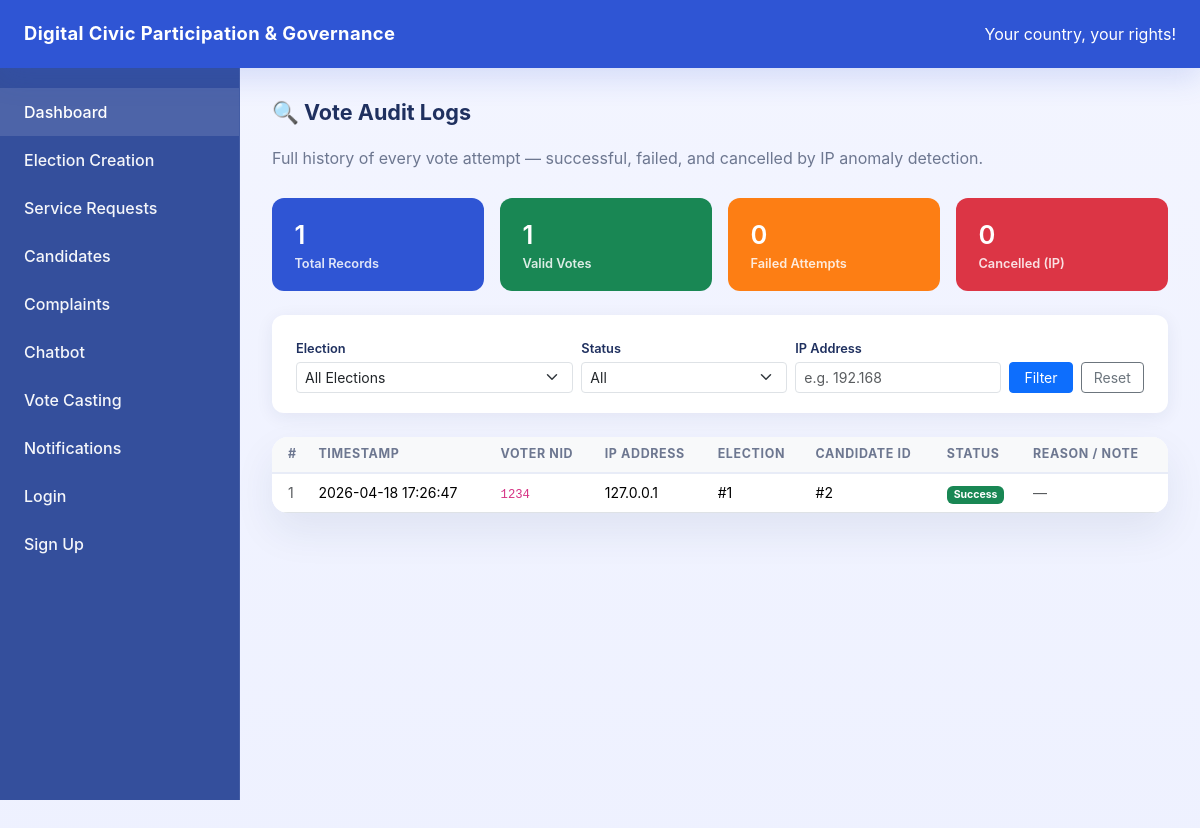
/admin/audit-logs (signed in), run on the app's committed database.
### models/audit_log.py (models this page shows)
class AuditLog(db.Model):
    __tablename__ = "audit_log"
    id            = db.Column(db.Integer, primary_key=True)
    voter_nid     = db.Column(db.String(20), db.ForeignKey("voter.NID"), nullable=True)
    election_id   = db.Column(db.Integer,    db.ForeignKey("election_creation.id"), nullable=True)
    candidate_id  = db.Column(db.Integer,    db.ForeignKey("voting_option.id"), nullable=True)
    ip_address    = db.Column(db.String(64),  nullable=False)
    status        = db.Column(db.String(16),  nullable=False)   # "success" | "failed"
    fail_reason   = db.Column(db.String(200), nullable=True)    # populated only on failure
    cancelled     = db.Column(db.Boolean,     default=False, nullable=False)
    timestamp     = db.Column(db.DateTime,    default=datetime.utcnow, nullable=False)

### routes/audit_log.py (the view)
@audit_bp.route("/audit-logs")
def audit_logs():
    guard = admin_required()
    if guard:
        return guard
    filter_election = request.args.get("election_id", type=int)
    filter_status   = request.args.get("status", "")
    filter_ip       = request.args.get("ip", "").strip()
    query = AuditLog.query.order_by(AuditLog.timestamp.desc())
    if filter_election:
        query = query.filter_by(election_id=filter_election)
    if filter_status in ("success", "failed"):
        query = query.filter_by(status=filter_status)
    if filter_ip:
        query = query.filter(AuditLog.ip_address.like(f"%{filter_ip}%"))
    logs      = query.all()
    elections = ElectionCreation.query.order_by(ElectionCreation.title).all()
    ip_counts = {}
    for log in logs:
        if log.status == "success" and not log.cancelled:
            ip_counts[log.ip_address] = ip_counts.get(log.ip_address, 0) + 1
    flagged_ips = {ip for ip, count in ip_counts.items() if count > 10}
    return render_template(
        "audit_logs.html",
        logs=logs,
        elections=elections,
        filter_election=filter_election,
        filter_status=filter_status,
        filter_ip=filter_ip,
        flagged_ips=flagged_ips,
        ip_counts=ip_counts,
    )

### app.py (called while the page is built)
@app.context_processor
def inject_notification_count():
    unread_notification_count = 0
    voter_id = session.get("user_id")
    if voter_id:  # added
        from models.notification import Notification
        unread_notification_count = Notification.query.filter_by(
            voter_id=voter_id,
            is_read=False
        ).count()
    return dict(unread_notification_count=unread_notification_count)

### routes/audit_log.py (called while the page is built)
def admin_required():
    from models.voters import Voter
    voter_id = session.get("user_id")
    if not voter_id:
        return redirect("/auth/login")
    voter = Voter.query.get(voter_id)
    if not voter or voter.role != "admin":
        return redirect("/")
    return None

### templates/audit_logs.html (shortened to what this page needs)
{% extends "base.html" %}
{% block content %}
<h2 class="section-title">🔍 Vote Audit Logs</h2>
<p class="page-intro">Full history of every vote attempt — successful, failed, and cancelled by IP anomaly detection.</p>
<div class="row g-3 mb-4">
    <div class="col-6 col-md-3">
        <div class="stat-card" style="background:#2f55d4;">
            <div style="font-size:1.6rem;">{{ logs | length }}</div>
            <div style="font-size:0.8rem; opacity:.85;">Total Records</div>
        </div>
    </div>
    <div class="col-6 col-md-3">
        <div class="stat-card" style="background:#198754;">
            <div style="font-size:1.6rem;">{{ logs | selectattr("status","eq","success") | selectattr("cancelled","eq",false) | list | length }}</div>
            <div style="font-size:0.8rem; opacity:.85;">Valid Votes</div>
        </div>
    </div>
    <div class="col-6 col-md-3">
        <div class="stat-card" style="background:#fd7e14;">
            <div style="font-size:1.6rem;">{{ logs | selectattr("status","eq","failed") | list | length }}</div>
            <div style="font-size:0.8rem; opacity:.85;">Failed Attempts</div>
        </div>
    </div>
    <div class="col-6 col-md-3">
        <div class="stat-card" style="background:#dc3545;">
            <div style="font-size:1.6rem;">{{ logs | selectattr("cancelled","eq",true) | list | length }}</div>
            <div style="font-size:0.8rem; opacity:.85;">Cancelled (IP)</div>
        </div>
    </div>
</div>
<div class="filter-bar">
    <form method="GET" action="/admin/audit-logs" class="row g-2 align-items-end">
        <div class="col-12 col-md-4">
            <label class="form-label fw-semibold mb-1" style="font-size:.8rem;">Election</label>
            <select name="election_id" class="form-select form-select-sm">
                <option value="">All Elections</option>
            </select>
        </div>
        <div class="col-6 col-md-3">
            <label class="form-label fw-semibold mb-1" style="font-size:.8rem;">Status</label>
            <select name="status" class="form-select form-select-sm">
                <option value="">All</option>
            </select>
        </div>
        <div class="col-6 col-md-3">
            <label class="form-label fw-semibold mb-1" style="font-size:.8rem;">IP Address</label>
            <input type="text" name="ip" class="form-control form-control-sm"
                   placeholder="e.g. 192.168" value="{{ filter_ip }}">
        </div>
        <div class="col-12 col-md-2 d-flex gap-2">
            <button type="submit" class="btn btn-primary btn-sm w-100">Filter</button>
            <a href="/admin/audit-logs" class="btn btn-outline-secondary btn-sm w-100">Reset</a>
        </div>
    </form>
</div>
<div class="card-smooth p-0 overflow-hidden">
    {% if logs %}
    <div class="table-responsive">
        <table class="table table-hover table-audit mb-0">
            <thead class="table-light">
                <tr>
                    <th class="ps-3">#</th>
                    <th>Timestamp</th>
                    <th>Voter NID</th>
                    <th>IP Address</th>
                    <th>Election</th>
                    <th>Candidate ID</th>
                    <th>Status</th>
                    <th>Reason / Note</th>
                </tr>
            </thead>
            <tbody>
                {% for log in logs %}
                <tr class="{% if log.cancelled %}row-cancelled{% endif %}">
                    <td class="ps-3 text-muted">{{ log.id }}</td>
                    <td>{{ log.timestamp.strftime("%Y-%m-%d %H:%M:%S") }}</td>
                    <td>
                        {% if log.voter_nid %}
                            <code>{{ log.voter_nid }}</code>
                        {% else %}
                            <span class="text-muted">—</span>
                        {% endif %}
                    </td>
                    <td>
                        {% if log.ip_address in flagged_ips %}
                            <span class="ip-flagged">{{ log.ip_address }} ⚠️</span>
                        {% else %}
                            {{ log.ip_address }}
                        {% endif %}
                    </td>
                    <td>
                        {% if log.election_id %}
                            #{{ log.election_id }}
                        {% else %}
                            <span class="text-muted">—</span>
                        {% endif %}
                    </td>
                    <td>
                        {% if log.candidate_id %}
                            #{{ log.candidate_id }}
                        {% else %}
                            <span class="text-muted">—</span>
                        {% endif %}
                    </td>
                    <td>
                        {% if log.cancelled %}
                            <span class="badge badge-cancelled">Cancelled</span>
                        {% elif log.status == "success" %}
                            <span class="badge badge-success">Success</span>
                        {% else %}
                            <span class="badge badge-failed">Failed</span>
                        {% endif %}
                    </td>
                    <td>
                        {% if log.cancelled %}
                            <span class="text-danger">IP exceeded 10-vote limit</span>
                        {% elif log.fail_reason %}
                            {{ log.fail_reason }}
                        {% else %}
                            <span class="text-muted">—</span>
                        {% endif %}
                    </td>
                </tr>
                {% endfor %}
            </tbody>
        </table>
    </div>
    {% else %}
    <div class="text-center py-5 text-muted">
        <div style="font-size:2.5rem;">📋</div>
        <p class="mt-2">No audit records match your filters.</p>
    </div>
    {% endif %}
</div>
{% endblock %}

### templates/base.html (style rules this page uses)
:root { --brand: #2f55d4; --brand-soft: #edf0ff; --surface: #ffffff; --surface-soft: #f4f6ff; --text: #1f305f; --muted: #6d7790; }
body { margin: 0; min-height: 100vh; background: linear-gradient(180deg, #f3f5ff 0%, #eef1ff 100%); font-family: Inter, system-ui, -apple-system, BlinkMacSystemFont, "Segoe UI", sans-serif; color: var(--text); }
.card-smooth { border: 0; border-radius: 1rem; background: var(--surface); box-shadow: 0 18px 40px rgba(23, 45, 92, 0.08); }
.section-title { font-size: 1.35rem; font-weight: 700; margin-bottom: 1.25rem; color: var(--text); }
.page-intro { color: var(--muted); margin-bottom: 1.75rem; }

### templates/audit_logs.html (style rules this page uses)
.badge-success { background: #198754; }
.filter-bar { background: #fff; border-radius: 0.75rem; box-shadow: 0 4px 18px rgba(23,45,92,0.07); padding: 1.25rem 1.5rem; margin-bottom: 1.5rem; }
.stat-card { border-radius: 0.75rem; padding: 1.1rem 1.4rem; color: #fff; font-weight: 600; }
.table-audit th { font-size: 0.78rem; text-transform: uppercase; letter-spacing: 0.05em; color: #6d7790; border-bottom: 2px solid #e8ecf7; }
.table-audit td { font-size: 0.875rem; vertical-align: middle; }

### data on the page
AuditLog: id "1", timestamp "2026-04-18 17:26:47", voter_nid "1234", ip_address "127.0.0.1", election_id "1", candidate_id "2", cancelled "Success"

### other printed values
{{ logs | length }} "1"
{{ logs | selectattr("status","eq","failed") | list | length }} "0"
{{ logs | selectattr("cancelled","eq",true) | list | length }} "0"
